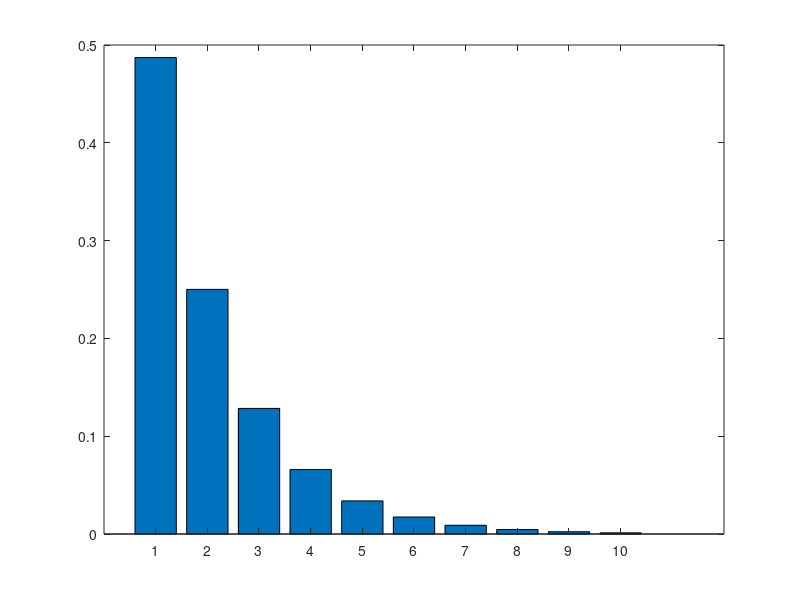
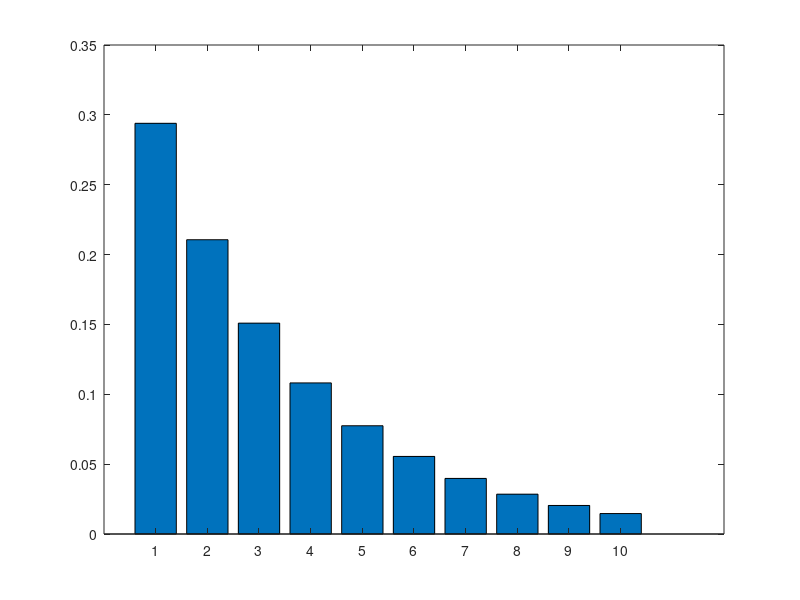
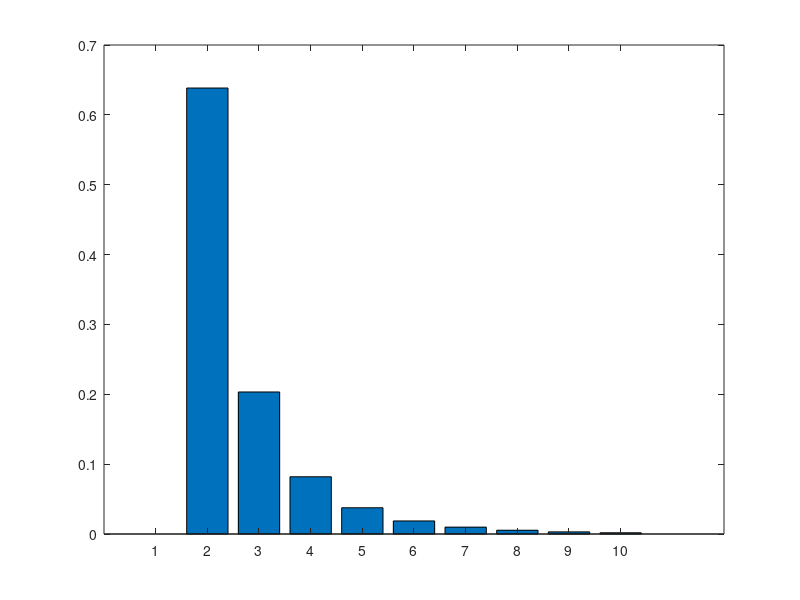
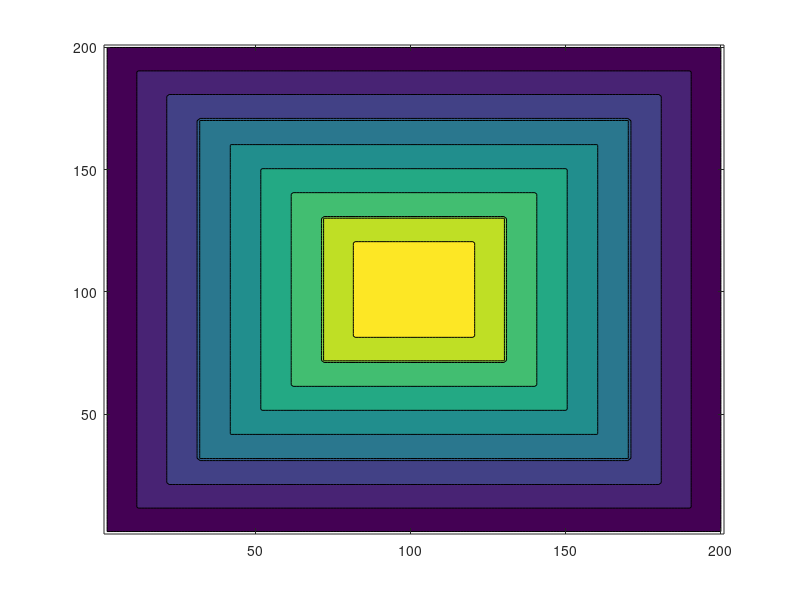

Write the MATLAB code that produced these figures, in order.
clear all
close all
%% Task 1
sigma = 6;
p = [];
for h=1:10
    p(h) = exp(-2*(2*h/sigma));
end
P_sig6 = p/sum(p);

sigma=12;
for h=1:10
    p12(h) = exp(-2*(2*h/sigma));
end
P_sig12 = p12/sum(p12);

figure
bar(1:10,P_sig6)
figure
bar(1:10,P_sig12)

%% Task 2
X=[1.5,0.5];
p_HX=[];

for h=1:10
    if X>[-h,-h] & X<[h,h] %#ok<*BDSCA,BDSCI,*AND2>
        p_xh(h) = 1/(2*h^2);
    else
        p_xh(h)=0;
    end   
end
P_xh = p_xh/sum(p_xh);

for h=1:10
   p_HX(h)= p_xh(h)*p12(h);
end

P_XH=p_HX/sum(p_HX);
figure
bar(1:10,P_XH)

%% Task 3
sigma=10;
X=[1.5,0.5];
for h=1:10
    p = exp(-2*(2*h/sigma));
    if X>[-h,-h] & X<[h,h] %#ok<*BDSCA,BDSCI,*AND2>
        p_xh = 1/(2*h^2);
    else
        p_xh=0;
    end
    phx(h) = p*p_xh;
end

I=-10:.1:10;
J=-10:.1:10;

for i=1:length(I)
    for j=1:length(J)
        p=0;
        for h=1:10
            if [I(i),J(j)]>[-h,-h] & [I(i),J(j)]<[h,h]    
                p=p+phx(h);
            else
                p=p+0;
            end
        end
        p_ij(i,j)=p;
    end
end

P_ij = p_ij/sum(sum(p_ij));
figure
contourf(log(P_ij))

%% Task 4
sigma=10;
X=[4.5,2.5];
for h=1:10
    p = exp(-2*(2*h/sigma));
    if X>[-h,-h] & X<[h,h] %#ok<*BDSCA,BDSCI,*AND2>
        p_xh = 1/(2*h^2);
    else
        p_xh=0;
    end
    phx(h) = p*p_xh;
end

I=-10:.1:10;
J=-10:.1:10;

for i=1:length(I)
    for j=1:length(J)
        p=0;
        for h=1:10
            if [I(i),J(j)]>[-h,-h] & [I(i),J(j)]<[h,h]    
                p=p+phx(h);
            else
                p=p+0;
            end
        end
        p_ij(i,j)=p;
    end
end

P_ij = p_ij/sum(sum(p_ij));
figure
contourf(log(P_ij))